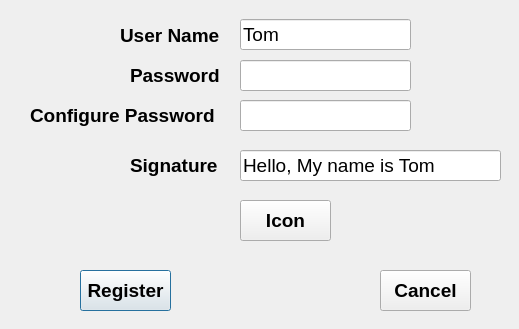
<?xml version="1.0" encoding="UTF-8"?>
<ui version="4.0">
 <class>RegitserDialog</class>
 <widget class="QDialog" name="RegitserDialog">
  <property name="geometry">
   <rect>
    <x>0</x>
    <y>0</y>
    <width>519</width>
    <height>329</height>
   </rect>
  </property>
  <property name="windowTitle">
   <string>Registation</string>
  </property>
  <property name="accessibleDescription">
   <string notr="true"/>
  </property>
  <property name="styleSheet">
   <string notr="true">background-image: url(:/image/e.jpg);</string>
  </property>
  <widget class="QLabel" name="label">
   <property name="geometry">
    <rect>
     <x>120</x>
     <y>20</y>
     <width>111</width>
     <height>31</height>
    </rect>
   </property>
   <property name="font">
    <font>
     <family>Arial</family>
     <pointsize>14</pointsize>
     <weight>75</weight>
     <bold>true</bold>
    </font>
   </property>
   <property name="styleSheet">
    <string notr="true">background: transparent</string>
   </property>
   <property name="text">
    <string>User Name</string>
   </property>
  </widget>
  <widget class="QLabel" name="label_2">
   <property name="geometry">
    <rect>
     <x>130</x>
     <y>60</y>
     <width>111</width>
     <height>31</height>
    </rect>
   </property>
   <property name="font">
    <font>
     <family>Arial</family>
     <pointsize>14</pointsize>
     <weight>75</weight>
     <bold>true</bold>
    </font>
   </property>
   <property name="styleSheet">
    <string notr="true">background: transparent</string>
   </property>
   <property name="text">
    <string>Password</string>
   </property>
  </widget>
  <widget class="QLabel" name="label_3">
   <property name="geometry">
    <rect>
     <x>30</x>
     <y>100</y>
     <width>201</width>
     <height>31</height>
    </rect>
   </property>
   <property name="font">
    <font>
     <family>Arial</family>
     <pointsize>14</pointsize>
     <weight>75</weight>
     <bold>true</bold>
    </font>
   </property>
   <property name="styleSheet">
    <string notr="true">background: transparent</string>
   </property>
   <property name="text">
    <string>Configure Password</string>
   </property>
  </widget>
  <widget class="QLineEdit" name="user_name">
   <property name="geometry">
    <rect>
     <x>240</x>
     <y>19</y>
     <width>171</width>
     <height>31</height>
    </rect>
   </property>
   <property name="font">
    <font>
     <family>Arial</family>
     <pointsize>14</pointsize>
    </font>
   </property>
   <property name="text">
    <string>Tom</string>
   </property>
  </widget>
  <widget class="QLineEdit" name="password_1">
   <property name="geometry">
    <rect>
     <x>240</x>
     <y>60</y>
     <width>171</width>
     <height>31</height>
    </rect>
   </property>
   <property name="font">
    <font>
     <family>Arial</family>
     <pointsize>14</pointsize>
    </font>
   </property>
  </widget>
  <widget class="QLineEdit" name="password_2">
   <property name="geometry">
    <rect>
     <x>240</x>
     <y>100</y>
     <width>171</width>
     <height>31</height>
    </rect>
   </property>
   <property name="font">
    <font>
     <family>Arial</family>
     <pointsize>14</pointsize>
    </font>
   </property>
  </widget>
  <widget class="QPushButton" name="registerButton">
   <property name="geometry">
    <rect>
     <x>80</x>
     <y>270</y>
     <width>91</width>
     <height>41</height>
    </rect>
   </property>
   <property name="font">
    <font>
     <family>Arial</family>
     <pointsize>14</pointsize>
     <weight>75</weight>
     <bold>true</bold>
    </font>
   </property>
   <property name="text">
    <string>Register</string>
   </property>
  </widget>
  <widget class="QPushButton" name="cancelButton">
   <property name="geometry">
    <rect>
     <x>380</x>
     <y>270</y>
     <width>91</width>
     <height>41</height>
    </rect>
   </property>
   <property name="font">
    <font>
     <family>Arial</family>
     <pointsize>14</pointsize>
     <weight>75</weight>
     <bold>true</bold>
    </font>
   </property>
   <property name="text">
    <string>Cancel</string>
   </property>
  </widget>
  <widget class="QPushButton" name="iconButton">
   <property name="geometry">
    <rect>
     <x>240</x>
     <y>200</y>
     <width>91</width>
     <height>41</height>
    </rect>
   </property>
   <property name="font">
    <font>
     <family>Arial</family>
     <pointsize>14</pointsize>
     <weight>75</weight>
     <bold>true</bold>
    </font>
   </property>
   <property name="text">
    <string>Icon</string>
   </property>
  </widget>
  <widget class="QLabel" name="head_icon">
   <property name="geometry">
    <rect>
     <x>350</x>
     <y>190</y>
     <width>60</width>
     <height>60</height>
    </rect>
   </property>
   <property name="autoFillBackground">
    <bool>false</bool>
   </property>
   <property name="styleSheet">
    <string notr="true"/>
   </property>
   <property name="text">
    <string/>
   </property>
  </widget>
  <widget class="QLabel" name="label_4">
   <property name="geometry">
    <rect>
     <x>130</x>
     <y>150</y>
     <width>91</width>
     <height>31</height>
    </rect>
   </property>
   <property name="font">
    <font>
     <family>Arial</family>
     <pointsize>14</pointsize>
     <weight>75</weight>
     <bold>true</bold>
    </font>
   </property>
   <property name="styleSheet">
    <string notr="true">background: transparent</string>
   </property>
   <property name="text">
    <string>Signature</string>
   </property>
  </widget>
  <widget class="QLineEdit" name="signature">
   <property name="geometry">
    <rect>
     <x>240</x>
     <y>150</y>
     <width>261</width>
     <height>31</height>
    </rect>
   </property>
   <property name="font">
    <font>
     <family>Arial</family>
     <pointsize>14</pointsize>
    </font>
   </property>
   <property name="text">
    <string>Hello, My name is Tom</string>
   </property>
  </widget>
 </widget>
 <resources>
  <include location="../img.qrc"/>
 </resources>
 <connections/>
</ui>
